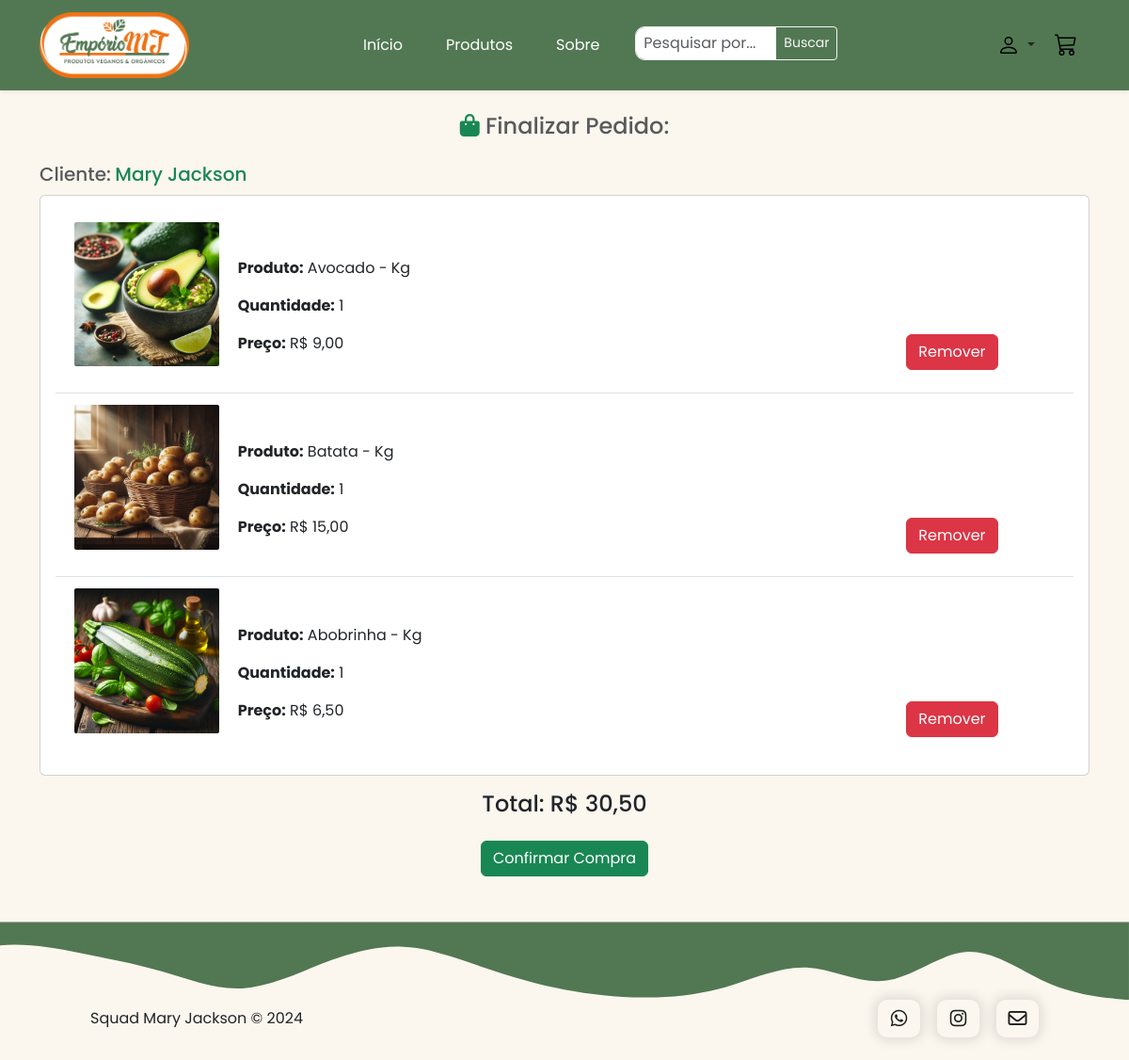
The page /finalizar_pedido/ on the database as committed earlier.
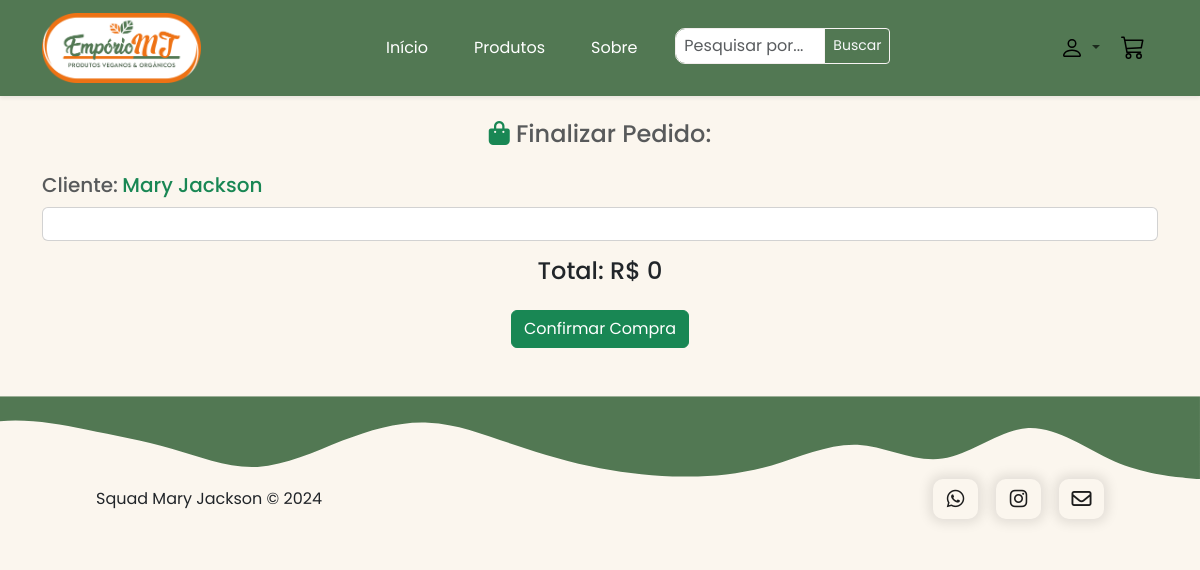
The same page on the database as committed later.
### app_MJ/models.py (models this page shows, shortened)
class CarrinhoProduto(models.Model):
    carrinho = models.ForeignKey(Carrinho, on_delete=models.CASCADE)
    produto = models.ForeignKey(Produto, on_delete=models.CASCADE)
    quantidade = models.IntegerField()
    preco = models.DecimalField(max_digits=5, decimal_places=2)
    data_pedido = models.DateTimeField(default=datetime.now, blank=True)

class Produto(models.Model):
    nome_produto = models.CharField(max_length=200, default='')
    categoria = models.ForeignKey(Categoria, on_delete=models.CASCADE, default=1)
    descricao = models.TextField()
    quantidade = models.IntegerField(default=0)
    imagem = models.ImageField(upload_to="", null=True, blank=True)
    preco = models.DecimalField(max_digits=5, decimal_places=2)
    data_produto = models.DateTimeField(default=datetime.now, blank=True)

### app_MJ/views.py (the view)
# urls.py: path('finalizar_pedido/', finalizar_pedido, name='finalizar_pedido'),
def finalizar_pedido(request):
    carrinhoprodutos = CarrinhoProduto.objects.all()
    total = sum(item.produto.preco * item.quantidade for item in carrinhoprodutos)
    return render(request, 'finalizar_pedido.html', {'carrinhoprodutos': carrinhoprodutos, 'total': total})

### templates/finalizar_pedido.html (shortened to what this page needs)
{% extends 'base.html' %}
{% block content %}
<div class="container mt-4 mb-5">
    <h3 class="text-muted text-center" style="font-size: 1.5rem;">
        <i class="fas fa-shopping-bag text-success" style="font-size: 1.5rem;"></i>
        Finalizar Pedido:
    </h3>
    <p class="mb-2 mt-4">
        <strong class="text-muted h5">Cliente:</strong>
        {% if carrinhoproduto.carrinho.cliente %}
            <span class="text-success h5">{{ carrinhoproduto.carrinho.cliente.nome_completo }}</span>
        {% else %}
            <span class="text-success h5">Mary Jackson</span>
        {% endif %}
    </p>
    <div class="card">
        <div class="card-body">
            <ul class="list-group list-group-flush">
                {% for carrinhoproduto in carrinhoprodutos %}
                <li class="list-group-item">
                    <div class="row g-3 mb-3">
                        <div class="col-4 col-md-3 col-lg-2">
                            {% if carrinhoproduto.produto.imagem %}
                                <img src="{{ carrinhoproduto.produto.imagem.url }}" class="img-thumbnail border-0" alt="{{ carrinhoproduto.produto.nome_produto }}">
                            {% endif %}
                        </div>
                        <div class="col-8 col-md-9 col-lg-7 col-xl-8 text-left align-self-end">
                            <p><strong>Produto:</strong> {{ carrinhoproduto.produto.nome_produto }}</p>
                            <p><strong>Quantidade:</strong> {{ carrinhoproduto.quantidade }}</p>
                            <p><strong>Preço:</strong> R$ {{ carrinhoproduto.produto.preco }}</p>
                        </div>
                        <div class="col-md-2 align-self-end text-endd">
                            <form action="{% url 'deletar_item_carrinho' carrinhoproduto.id %}" method="post">
                                <button type="submit" class="btn btn-danger">Remover</button>
                            </form>
                        </div>
                    </div>
                </li>
                {% endfor %}
            </ul>
        </div>
    </div>
    <div class="mt-3 mb-3 text-center">
        <h4>Total: R$ {{ total }}</h4>
        <form action="{% url 'finalizado' %}" method="post">
            <button type="submit" class="btn btn-success mt-3">Confirmar Compra</button>
        </form>
    </div>
</div>
{% endblock %}

Rows that differ between the two databases and show on the page:
removed CarrinhoProduto: produto.imagem (picture), produto.nome_produto "Avocado - Kg", quantidade "1", produto.preco "9,00"
removed CarrinhoProduto: produto.imagem (picture), produto.nome_produto "Batata - Kg", quantidade "1", produto.preco "15,00"
removed CarrinhoProduto: produto.imagem (picture), produto.nome_produto "Abobrinha - Kg", quantidade "1", produto.preco "6,50"
Other text that changed with them:
{{ total }}: "30,50" → "0"
